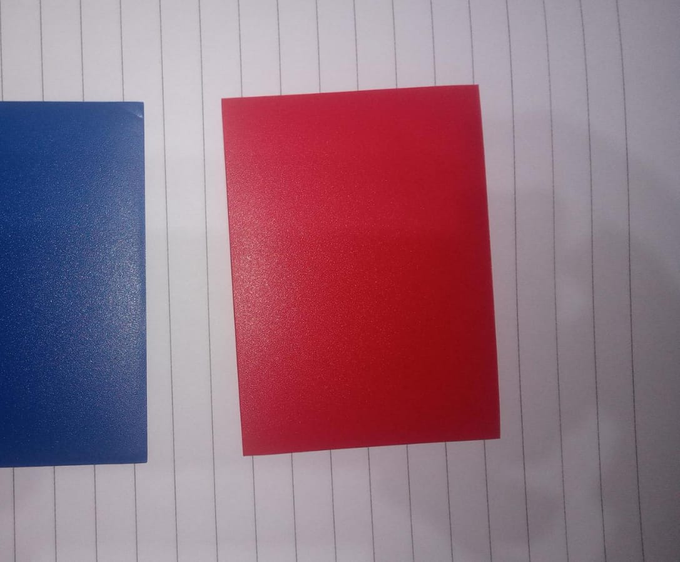
#> input picture TrabajoFinal/der.png, 680 x 562 px, shrunk from 1087 x 899 before the run
$ python harris_prueba.py
#> lines starting #> are read from the running program, lines starting #| are printed output that depends on the picture; after the words box and inside, x2 and y2 are one past the last pixel; in counts of white or black regions, pixels touching at a corner belong together
### TrabajoFinal/harris.py
import matplotlib.pyplot as plt
import skimage.io as io
from skimage import feature
import numpy as np
import os
import PIL.Image as pill
from skimage import filters
from skimage.feature import peak_local_max
from scipy import ndimage
import cv2 as cv

def gaussianon(n :int, sigma : int = 1 ) -> np.typing.NDArray[float]:
    res = np.zeros((n,n))
    centro = [(n-1)//2, (n-1)//2]
    for i in range(n):
        for j in range(n):
            res[i,j] = np.exp(-((i-centro[0])**2 + (j-centro[1])**2)/(2*sigma**2))
    return res

def gradiente(imagen : np.typing.NDArray[float]) -> tuple[np.typing.NDArray[float], np.typing.NDArray[float]]:
    dx = filters.sobel_h(imagen)
    dy = filters.sobel_v(imagen)
    return dx, dy

def harrysVentana(centro:tuple[int,int], radio:int, Ix: np.typing.NDArray[float], Iy:np.typing.NDArray[float]) ->  np.typing.NDArray[float]:
    #k se considera valor fijo
    k = 0.04
    m = Ix.shape[0]
    n = Ix.shape[1]
    #Se añade padding (con 0s) a la imagen para evistar problemas de rango al tomar una ventana
    Ixpad = np.zeros((m+2*radio,n+2*radio))
    Ixpad[radio:m+radio,radio:n+radio] = Ix
    Iypad = np.zeros((m+2*radio,n+2*radio))
    Iypad[radio:m+radio,radio:n+radio] = Iy

    #Se corrige el desfase por el padding y se obtiene el centro en la imagen nueva
    nuevoCentro = (centro[0]+radio, centro[1]+radio)
    vx = np.arange(-radio+nuevoCentro[0],radio+nuevoCentro[0]+1)
    vy = np.arange(-radio+nuevoCentro[1],radio+nuevoCentro[1]+1)

    #Se obtienen los pesos acorde a la ventan gaussiana
    ventanaGauss = gaussianon(2*radio+1)
    ventanaDx = Ixpad[np.ix_(vx, vy)]
    ventanaDy = Iypad[np.ix_(vx, vy)]

    #Se obtiene Ix^2 pesado
    dx2 = ventanaDx**2 * ventanaGauss
    #Se obtiene Iy^2 pesado
    dy2 = ventanaDy**2 * ventanaGauss
    #Se obtiene IxIy pesado
    dxdy = ventanaDx*ventanaDy * ventanaGauss
    #Se suman los valores
    sumadx2 = np.sum(dx2)
    sumady2 = np.sum(dy2)
    sumadxdy = np.sum(dxdy)
    #Se construye la matriz final
    mres = np.array([
        [sumadx2, sumadxdy],
        [sumadxdy, sumady2]
    ])
    #Se calcula R
    R = np.linalg.det(mres) - k*np.trace(mres)**2
    return R

#Se pide los puntos de interes junto con la imagen
def Harrys(imagen, puntosDeInteres, umbral=-1):
    esquinas = []
    valores = []
    todoVal = []
    #Se obtienen los gradientes de la imagen
    dx, dy = gradiente(imagen)

    #Para cada punto de interes se obtiene el valor de R asociado
    for p in puntosDeInteres:
        val = harrysVentana(p,5,dx,dy)
        todoVal.append(val)
    todoVal = np.array(todoVal)
    #Si el umbral no se difinió por el usuario o es -1, se impone que sea el 0.01 del R máximo
    if umbral == -1:
        umbral = 0.01*np.max(todoVal)

    #Nos quedamos solo con los puntos que superen el umbral
    for i in range(len(puntosDeInteres)):
        val = todoVal[i]
        p = puntosDeInteres[i]
        if val > umbral:
            esquinas.append(p)
            valores.append(val)
    #Se construye una imagen con solo los puntos considerados esquina
    valores = np.array(valores)
    fil, col = zip(*esquinas)
    im2 = np.zeros(imagen.shape)
    im2[fil,col] = valores
    #Nos quedamos con los máximos locales, la min_distance afecta la presición con la que se detectan las esquinas
    esquinas = peak_local_max(im2,min_distance=4)

    #Se retornan las esquinas filtradas
    return esquinas

# [37 lines left out: functions procesadoHarrys, test, not called in this run]

### TrabajoFinal/harris_prueba.py
import numpy as np
import cv2 as cv
import mosaic as m
import harris as h
from skimage import feature

imagen_der = cv.imread("der.png")
#> imagen_der is the input picture: shape (562, 680, 3); mean B, G, R 128.4, 112.4, 146.3
imagen_izq = cv.imread("izq.png")
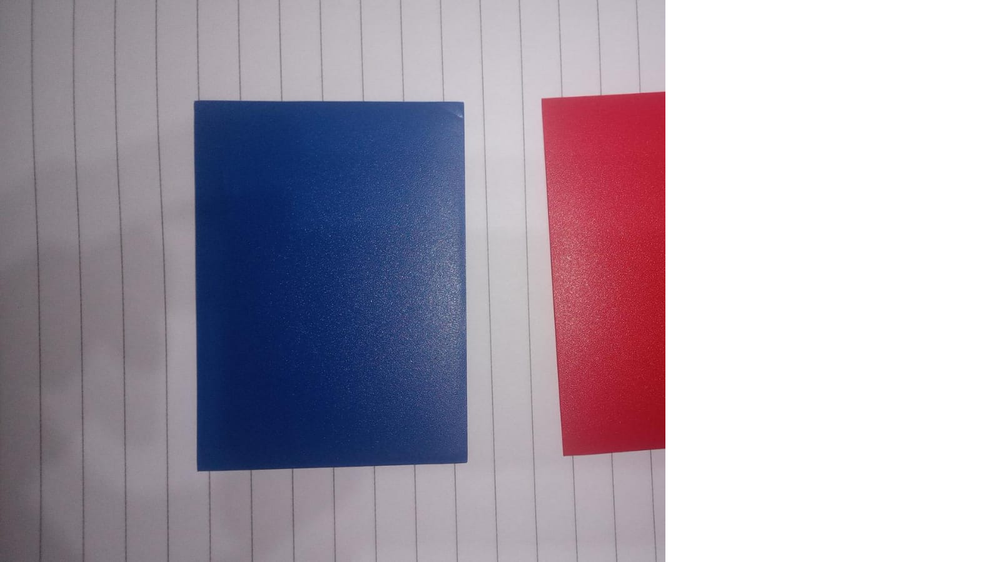
#> input picture TrabajoFinal/izq.png, 1000 x 562 px, shrunk from 1599 x 899 before the run
#> imagen_izq is the input picture: shape (562, 1000, 3); mean B, G, R 175.8, 162.5, 170.9
imagen     = cv.imread("prueba.jpeg")
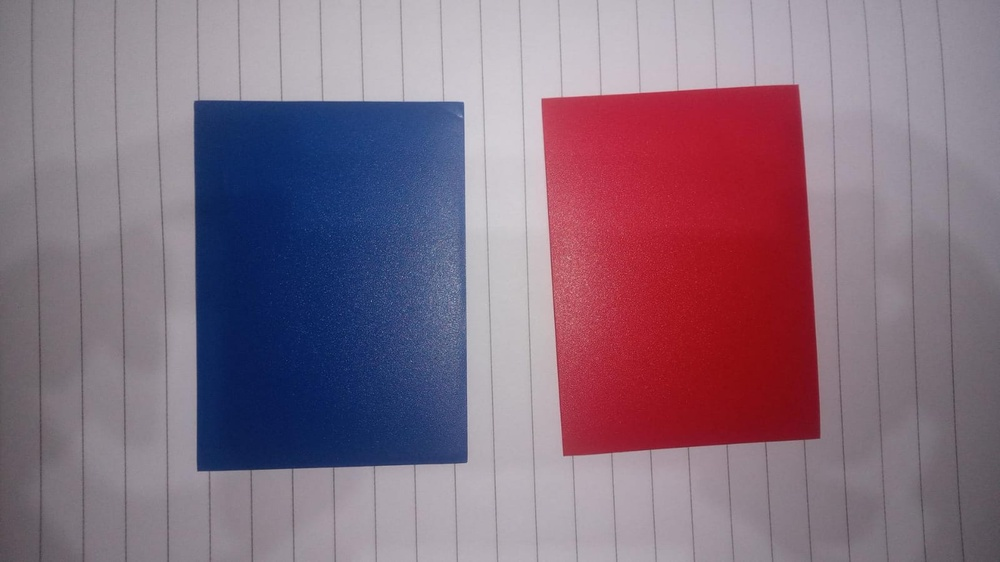
#> input picture TrabajoFinal/prueba.jpeg, 1000 x 562 px, shrunk from 1599 x 899 before the run
#> imagen is the input picture: shape (562, 1000, 3); mean B, G, R 128.1, 111.2, 134.2

imagen_gris_der = cv.cvtColor(imagen_der,cv.COLOR_BGR2GRAY)
imagen_gris_izq = cv.cvtColor(imagen_izq,cv.COLOR_BGR2GRAY)
imagen_gris     = cv.cvtColor(imagen,cv.COLOR_BGR2GRAY)

bordes_1 = feature.canny(imagen_gris_der, sigma=3)
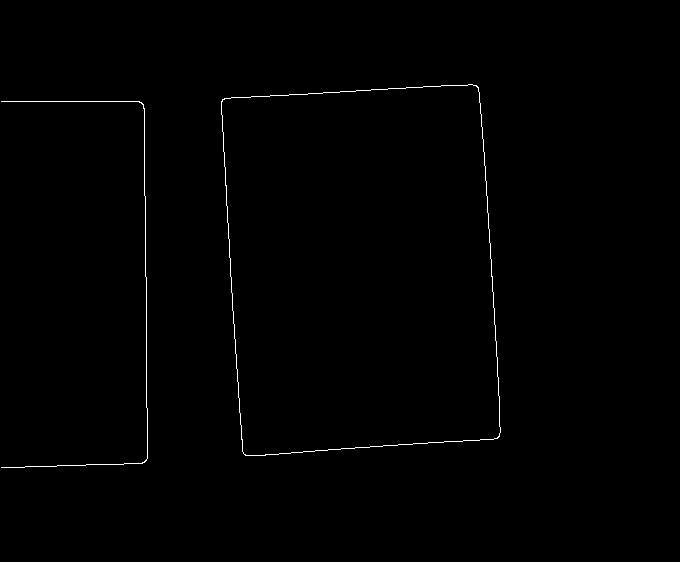
#> bordes_1: shape (562, 680) bool; 0.49% white in thin lines or dots, all inside (x1, y1, x2, y2) = (1, 84, 501, 468)
bordes_2 = feature.canny(imagen_gris_izq, sigma=3)
#> bordes_2: shape (562, 1000) bool; 0.43% white in thin lines or dots, all inside (x1, y1, x2, y2) = (194, 1, 666, 561)
bordes_3 = feature.canny(imagen_gris, sigma=3)
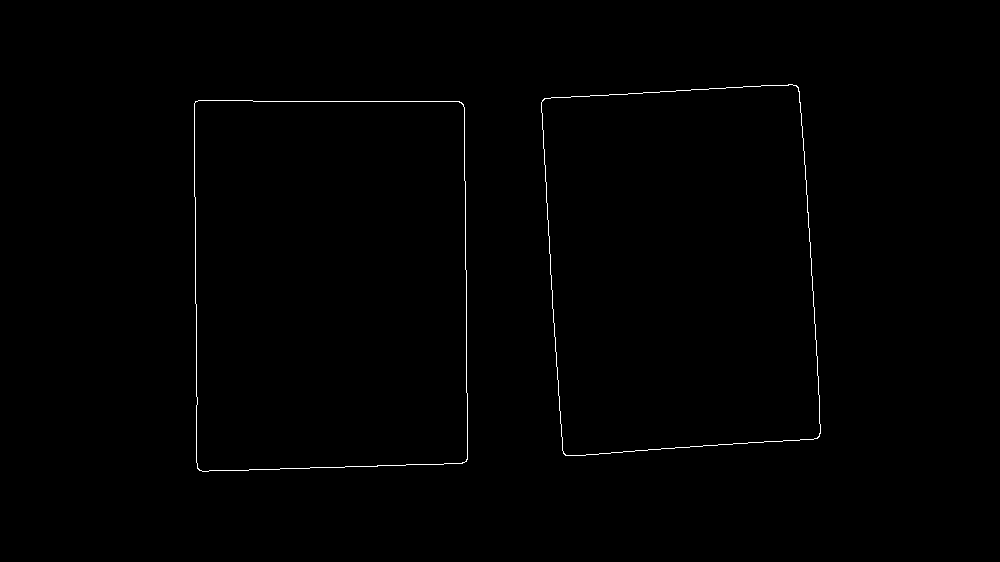
#> bordes_3: shape (562, 1000) bool; 0.44% white in thin lines or dots, all inside (x1, y1, x2, y2) = (194, 84, 821, 472)

puntosDeInteres_1 = list(zip(*np.where(bordes_1 == 1)))
#> puntosDeInteres_1 = 1877 pairs, first value 84 to 467, second value 1 to 500
puntosDeInteres_2 = list(zip(*np.where(bordes_2 == 1)))
#> puntosDeInteres_2 = 2404 pairs, first value 1 to 560, second value 194 to 665
puntosDeInteres_3 = list(zip(*np.where(bordes_3 == 1)))
#> puntosDeInteres_3 = 2496 pairs, first value 84 to 471, second value 194 to 820

esquinas_der = h.Harrys(imagen_gris_der,puntosDeInteres_1,0.001)
#> in gradiente, `dy = filters.sobel_v(imagen)`:
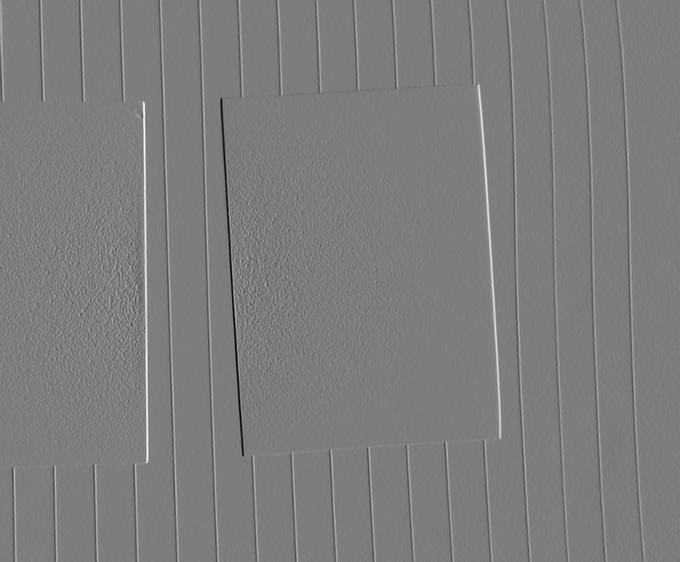
#> dy: shape (562, 680) float64; min -0.428, max 0.442, mean 0.000329; drawn with min black and max white
#> the loop in Harrys, `for p in puntosDeInteres:` made 1877 passes
#> (p, nuevoCentro in harrysVentana, vx in harrysVentana, vy in harrysVentana, sumadx2 in harrysVentana, sumady2 in harrysVentana, sumadxdy in harrysVentana, mres in harrysVentana) on passes 1 to 3: ((84, 468), (89, 473), [84, 85, 86, 87, 88, 89, 90, 91, 92, 93, 94], [468, 469, 470, 471, 472, 473, 474, 475, 476, 477, 478], 0.378, 0.000231, 0.00804, [[0.378, 0.00804], [0.00804, 0.000231]]), ((84, 469), (89, 474), [84, 85, 86, 87, 88, 89, 90, 91, 92, 93, 94], [469, 470, 471, 472, 473, 474, 475, 476, 477, 478, 479], 0.379, 0.000564, 0.0109, [[0.379, 0.0109], [0.0109, 0.000564]]), ((84, 470), (89, 475), [84, 85, 86, 87, 88, 89, 90, 91, 92, 93, 94], [470, 471, 472, 473, 474, 475, 476, 477, 478, 479, 480], 0.376, 0.00257, 0.0191, [[0.376, 0.0191], [0.0191, 0.00257]])
esquinas_izq = h.Harrys(imagen_gris_izq,puntosDeInteres_2,0.001)
#> in gradiente (call 2), `dx = filters.sobel_h(imagen)`:
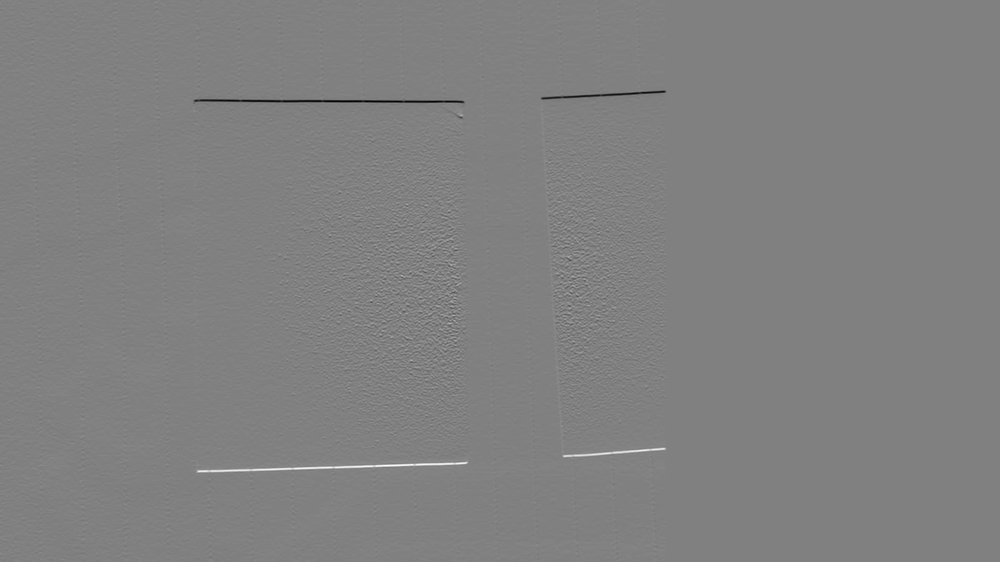
#> dx: shape (562, 1000) float64; min -0.473, max 0.462, mean -0.000203; drawn with min black and max white
#> in gradiente (call 2), `dy = filters.sobel_v(imagen)`:
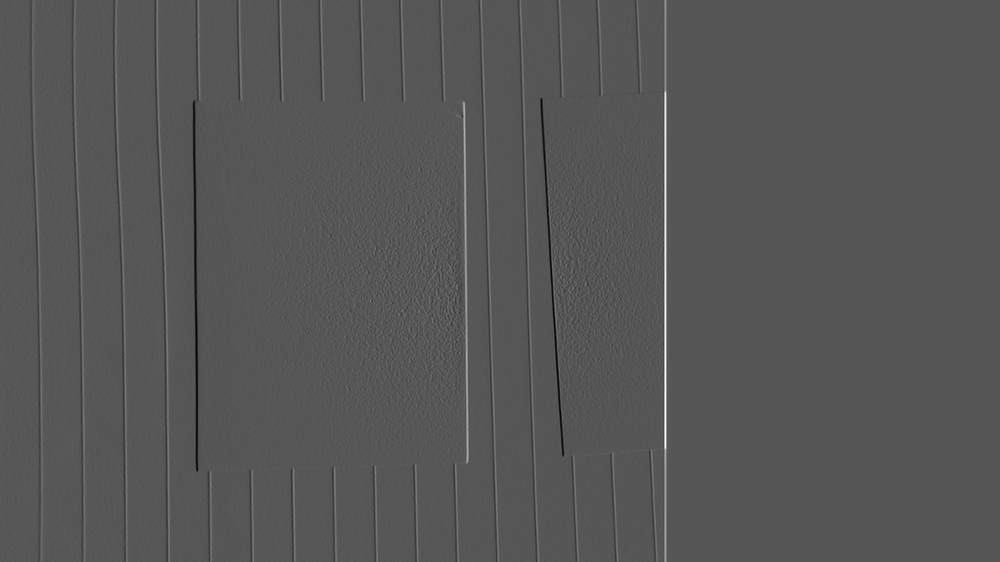
#> dy: shape (562, 1000) float64; min -0.432, max 0.84, mean 0.00118; drawn with min black and max white
#> the loop in Harrys (call 2), `for p in puntosDeInteres:` made 2404 passes
#> p on passes 1 to 3: (1, 665), (2, 665), (3, 665)
esquinas     = h.Harrys(imagen_gris,puntosDeInteres_3,0.001)
print(esquinas)
#> (printed output is left out)
#> (the run stopped early here; a loop or call above may not have finished)
